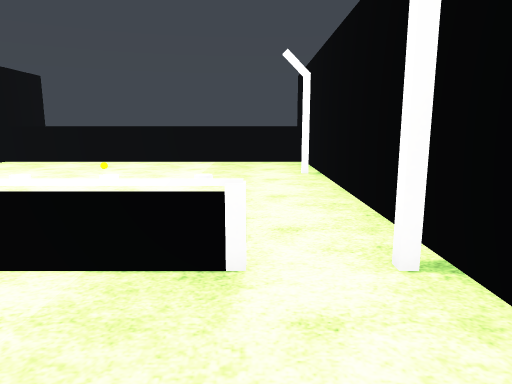
View 1 (above)

12 first-person views from a walk through a 3-D level made in the Unity game engine. The camera is 1.4 m above the floor, tilts 10° down and sees 70° across. The floor is counted in squares, 1 m on a side. Each view is taken from the middle of a square. On the plan, view 1 faces up. The plan holds only what a view shows up to about 16 squares ahead; the rest is blank. Flat ground stands in for the terrain. The player is left out. Surface patterns are stand-ins for the level's own textures.

View 2
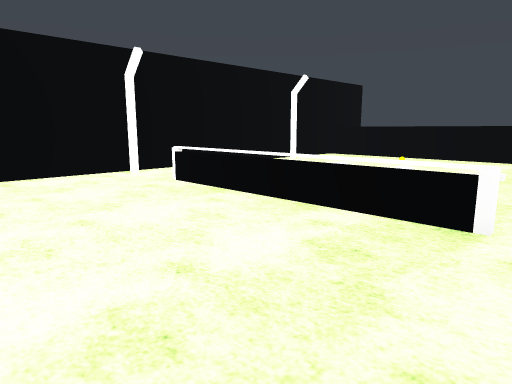

View 3
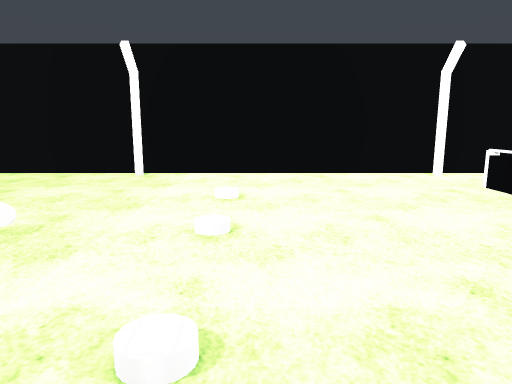

View 4
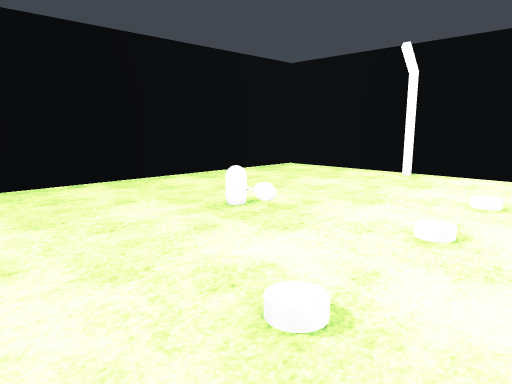

View 5
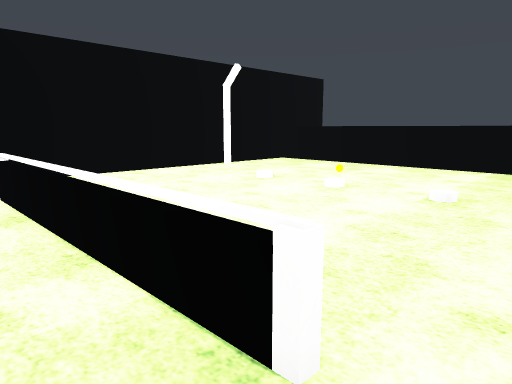

View 6
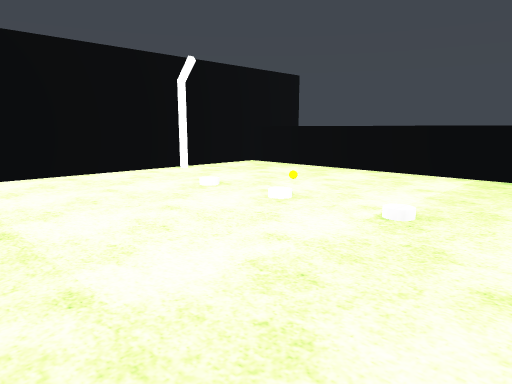

View 7
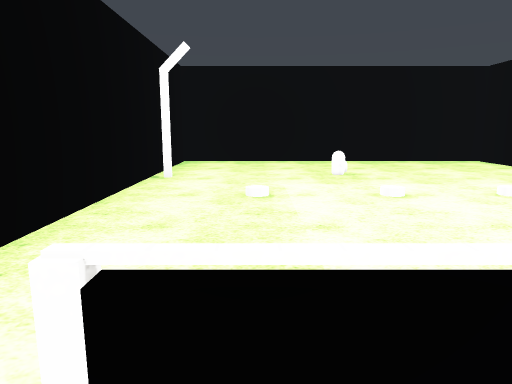

View 8
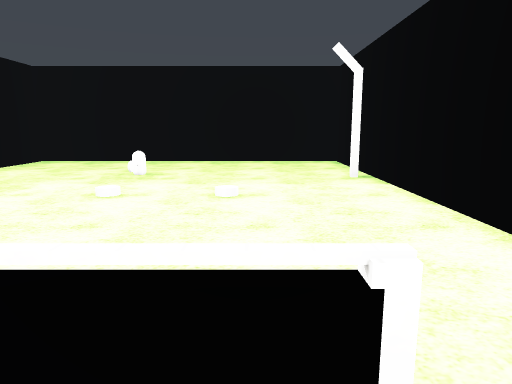

View 9
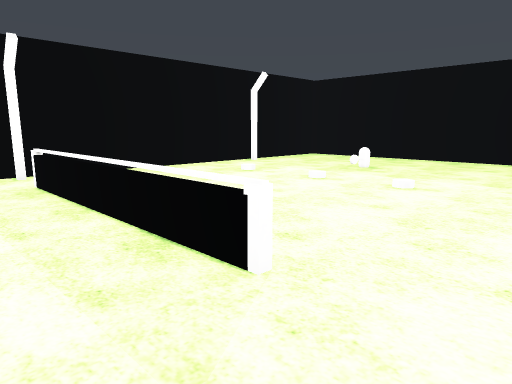

View 10
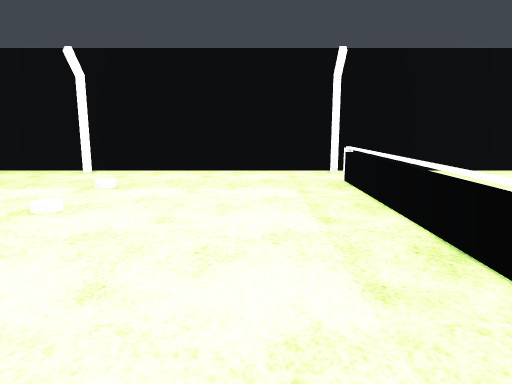

View 11
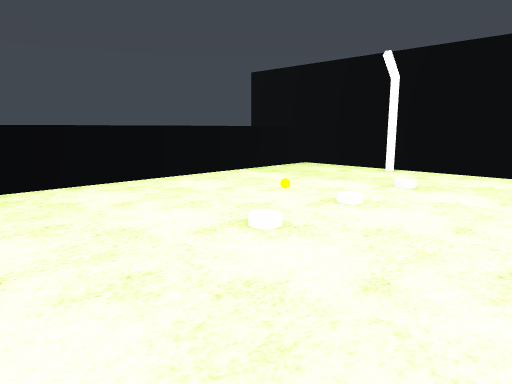

View 12
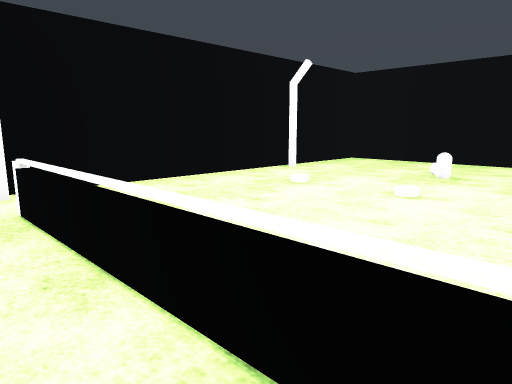

### Floor plan
Points are (right, up) in squares from view 1. A wall is a line through its corners. A room is listed if a view was taken in it or the views show most of it. See-through windows are left out.
Room 1 (views 1, 2, 3, 4, 5, 6)
walls: (-10.4, -4.3) (-10.4, -10.5) (2, -10.5) (2, 4.5); (-10.4, 4.4) (-10.4, 1.2)
low walls: (0, 3.5) (-7.8, 3.5)
ways out: opening at (-9.5, 4) to room 2; opening at (1, 4) to room 2
objects: other object (-3, -6)
Room 2 (views 7, 8, 9, 10, 11, 12)
walls: (-10.4, 15.5) (-10.4, 4.4); (2.1, 15.2) (-10.5, 15.2); (2, 4.5) (2, 15.5)
low walls: (-7.8, 3.6) (0, 3.6)
ways out: opening at (-9.5, 4) to room 1; opening at (1, 4) to room 1

Positions as (right, up) in squares from view 1, and headings:
1: (0, 0), facing up
2: (1, -2), facing up-left
3: (1, -2), facing left
4: (1, -1), facing down-left
5: (1, 2), facing up-left
6: (1, 4), facing up-left
7: (-1, 5), facing down
8: (-7, 5), facing down
9: (-10, 6), facing down-right
10: (-10, 6), facing right
11: (-10, 6), facing up-right
12: (-7, 5), facing down-right
